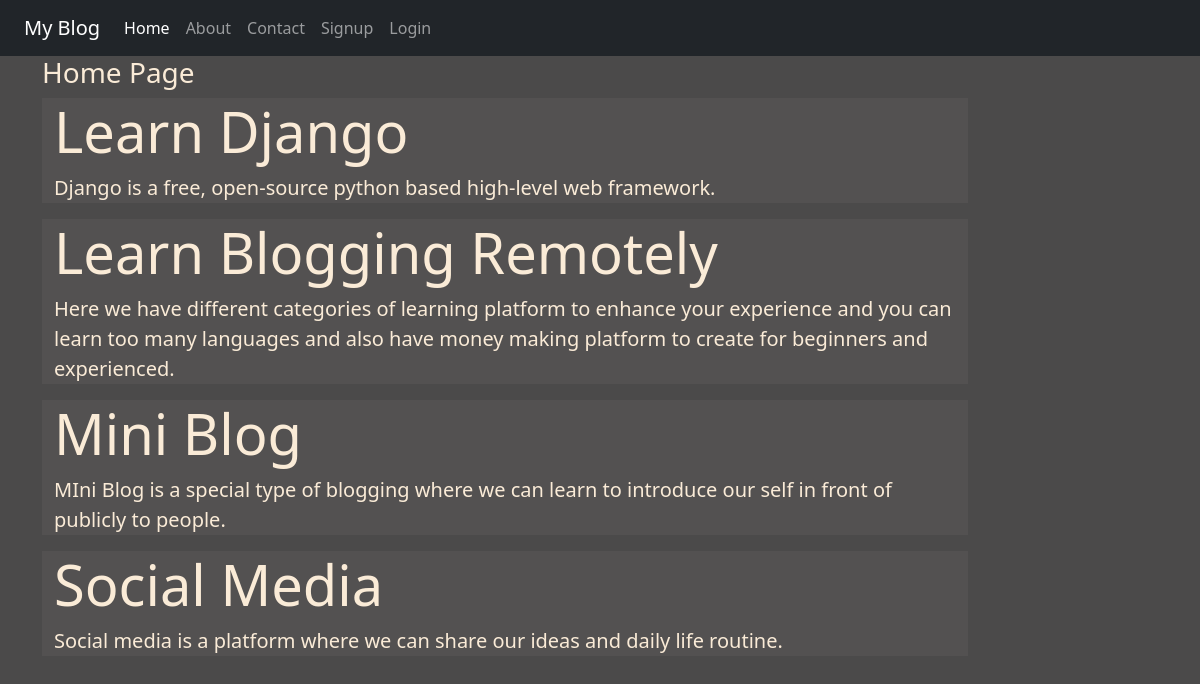
The page / on the database its author committed.
### blog/models.py (models this page shows)
class post(models.Model):
    title= models.CharField(max_length=250)
    desc = models.TextField()

### blog/views.py (the view)
# urls.py: 2. Add a URL to urlpatterns:  path('', views.home, name='home')
def home(request):
    posts=post.objects.all()
    return render(request,'blog/home.html',{'posts':posts})

### blog/templates/blog/home.html
{% extends 'blog/main.html' %}
{% load static %}
{% block content %}
<div class="col-sm-10">
    <h3>Home Page</h3>
  {% for post in posts %}
    <div class="jumbotron jumbotron-fluid jumbo-color">
        <div class="container">
          <h1 class="display-4 font-weight-bold">{{post.title}}</h1>
          <p class="lead">{{post.desc}}</p>
        </div>
      </div>
  {% endfor %}
</div>
{% endblock %}

### blog/static/blog/css/style.css (style rules this page uses)
body { background-color: rgb(75,74,74); color: antiquewhite; }
.jumbo-color { background-color: rgb(83,81,81); }

### rows shown on the page
post: title "Learn Django", desc "Django is a free, open-source python based high-level web framework."
post: title "Learn Blogging Remotely", desc "Here we have different categories of learning platform to enhance your experience and you can learn too many languages and also have money making platform to create for beginners and experienced."
post: title "Mini Blog", desc "MIni Blog is a special type of blogging where we can learn to introduce our self in front of publicly to people."
post: title "Social Media", desc "Social media is a platform where we can share our ideas and daily life routine."
